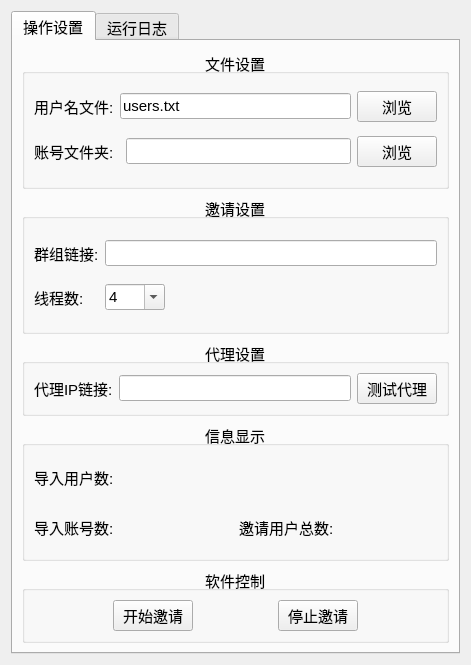
<?xml version="1.0" encoding="UTF-8"?>
<ui version="4.0">
 <class>Form</class>
 <widget class="QWidget" name="Form">
  <property name="geometry">
   <rect>
    <x>0</x>
    <y>0</y>
    <width>471</width>
    <height>665</height>
   </rect>
  </property>
  <property name="windowTitle">
   <string>Form</string>
  </property>
  <layout class="QGridLayout" name="gridLayout">
   <item row="0" column="0">
    <widget class="QTabWidget" name="tabWidget">
     <property name="font">
      <font>
       <pointsize>11</pointsize>
      </font>
     </property>
     <property name="currentIndex">
      <number>0</number>
     </property>
     <widget class="QWidget" name="tab">
      <attribute name="title">
       <string>操作设置</string>
      </attribute>
      <layout class="QGridLayout" name="gridLayout_6" rowstretch="2,2,1,2,1">
       <item row="0" column="0">
        <widget class="QGroupBox" name="groupBox">
         <property name="title">
          <string>文件设置</string>
         </property>
         <property name="alignment">
          <set>Qt::AlignCenter</set>
         </property>
         <layout class="QGridLayout" name="gridLayout_2">
          <item row="1" column="0" colspan="2">
           <widget class="QLabel" name="label_6">
            <property name="text">
             <string>账号文件夹:</string>
            </property>
           </widget>
          </item>
          <item row="1" column="3">
           <widget class="QPushButton" name="pushButton_sessions">
            <property name="enabled">
             <bool>true</bool>
            </property>
            <property name="text">
             <string>浏览</string>
            </property>
           </widget>
          </item>
          <item row="0" column="3">
           <widget class="QPushButton" name="pushButton_user">
            <property name="text">
             <string>浏览</string>
            </property>
           </widget>
          </item>
          <item row="1" column="2">
           <widget class="QLineEdit" name="lineEdit_sessions">
            <property name="text">
             <string/>
            </property>
           </widget>
          </item>
          <item row="0" column="0">
           <widget class="QLabel" name="label">
            <property name="text">
             <string>用户名文件:</string>
            </property>
           </widget>
          </item>
          <item row="0" column="1" colspan="2">
           <widget class="QLineEdit" name="lineEdit_user">
            <property name="text">
             <string>users.txt</string>
            </property>
           </widget>
          </item>
         </layout>
        </widget>
       </item>
       <item row="1" column="0">
        <widget class="QGroupBox" name="groupBox_2">
         <property name="title">
          <string>邀请设置</string>
         </property>
         <property name="alignment">
          <set>Qt::AlignCenter</set>
         </property>
         <layout class="QGridLayout" name="gridLayout_4">
          <item row="0" column="0">
           <widget class="QLabel" name="label_2">
            <property name="sizePolicy">
             <sizepolicy hsizetype="Fixed" vsizetype="Preferred">
              <horstretch>0</horstretch>
              <verstretch>0</verstretch>
             </sizepolicy>
            </property>
            <property name="text">
             <string>群组链接:</string>
            </property>
           </widget>
          </item>
          <item row="0" column="1" colspan="2">
           <widget class="QLineEdit" name="lineEdit_group_url"/>
          </item>
          <item row="1" column="0">
           <widget class="QLabel" name="label_8">
            <property name="text">
             <string>线程数:</string>
            </property>
            <property name="alignment">
             <set>Qt::AlignLeading|Qt::AlignLeft|Qt::AlignVCenter</set>
            </property>
           </widget>
          </item>
          <item row="1" column="1" colspan="2">
           <widget class="QComboBox" name="comboBox_thread">
            <property name="enabled">
             <bool>true</bool>
            </property>
            <property name="sizePolicy">
             <sizepolicy hsizetype="Fixed" vsizetype="Fixed">
              <horstretch>0</horstretch>
              <verstretch>0</verstretch>
             </sizepolicy>
            </property>
            <property name="minimumSize">
             <size>
              <width>60</width>
              <height>0</height>
             </size>
            </property>
            <property name="editable">
             <bool>true</bool>
            </property>
            <property name="currentIndex">
             <number>1</number>
            </property>
            <item>
             <property name="text">
              <string>2</string>
             </property>
            </item>
            <item>
             <property name="text">
              <string>4</string>
             </property>
            </item>
            <item>
             <property name="text">
              <string>8</string>
             </property>
            </item>
            <item>
             <property name="text">
              <string>16</string>
             </property>
            </item>
           </widget>
          </item>
         </layout>
        </widget>
       </item>
       <item row="2" column="0">
        <widget class="QGroupBox" name="groupBox_5">
         <property name="title">
          <string>代理设置</string>
         </property>
         <property name="alignment">
          <set>Qt::AlignCenter</set>
         </property>
         <layout class="QGridLayout" name="gridLayout_5">
          <item row="0" column="1" colspan="2">
           <widget class="QLineEdit" name="lineEdit_ip"/>
          </item>
          <item row="0" column="0">
           <widget class="QLabel" name="label_3">
            <property name="sizePolicy">
             <sizepolicy hsizetype="Fixed" vsizetype="Preferred">
              <horstretch>0</horstretch>
              <verstretch>0</verstretch>
             </sizepolicy>
            </property>
            <property name="text">
             <string>代理IP链接:</string>
            </property>
           </widget>
          </item>
          <item row="0" column="3">
           <widget class="QPushButton" name="pushButton_test_ip">
            <property name="sizePolicy">
             <sizepolicy hsizetype="Fixed" vsizetype="Fixed">
              <horstretch>0</horstretch>
              <verstretch>0</verstretch>
             </sizepolicy>
            </property>
            <property name="text">
             <string>测试代理</string>
            </property>
           </widget>
          </item>
         </layout>
        </widget>
       </item>
       <item row="3" column="0">
        <widget class="QGroupBox" name="groupBox_6">
         <property name="title">
          <string>信息显示</string>
         </property>
         <property name="alignment">
          <set>Qt::AlignCenter</set>
         </property>
         <layout class="QGridLayout" name="gridLayout_7">
          <item row="0" column="0">
           <widget class="QLabel" name="label_10">
            <property name="text">
             <string>导入用户数:</string>
            </property>
           </widget>
          </item>
          <item row="1" column="0">
           <widget class="QLabel" name="label_13">
            <property name="text">
             <string>导入账号数:</string>
            </property>
           </widget>
          </item>
          <item row="1" column="1">
           <widget class="QLabel" name="label_import_account">
            <property name="text">
             <string/>
            </property>
           </widget>
          </item>
          <item row="1" column="2">
           <widget class="QLabel" name="label_11">
            <property name="text">
             <string>邀请用户总数:</string>
            </property>
           </widget>
          </item>
          <item row="1" column="3">
           <widget class="QLabel" name="label_inviteable_users">
            <property name="text">
             <string/>
            </property>
           </widget>
          </item>
          <item row="0" column="1">
           <widget class="QLabel" name="label_import_users">
            <property name="text">
             <string/>
            </property>
           </widget>
          </item>
         </layout>
        </widget>
       </item>
       <item row="4" column="0">
        <widget class="QGroupBox" name="groupBox_4">
         <property name="title">
          <string>软件控制</string>
         </property>
         <property name="alignment">
          <set>Qt::AlignCenter</set>
         </property>
         <layout class="QGridLayout" name="gridLayout_3">
          <item row="0" column="0">
           <widget class="QPushButton" name="pushButton_start">
            <property name="sizePolicy">
             <sizepolicy hsizetype="Fixed" vsizetype="Fixed">
              <horstretch>0</horstretch>
              <verstretch>0</verstretch>
             </sizepolicy>
            </property>
            <property name="text">
             <string>开始邀请</string>
            </property>
           </widget>
          </item>
          <item row="0" column="1">
           <widget class="QPushButton" name="pushButton_stop">
            <property name="sizePolicy">
             <sizepolicy hsizetype="Fixed" vsizetype="Fixed">
              <horstretch>0</horstretch>
              <verstretch>0</verstretch>
             </sizepolicy>
            </property>
            <property name="text">
             <string>停止邀请</string>
            </property>
           </widget>
          </item>
         </layout>
        </widget>
       </item>
      </layout>
     </widget>
     <widget class="QWidget" name="tab_2">
      <attribute name="title">
       <string>运行日志</string>
      </attribute>
      <layout class="QGridLayout" name="gridLayout_9">
       <item row="0" column="0">
        <widget class="QGroupBox" name="groupBox_3">
         <property name="title">
          <string>运行日志</string>
         </property>
         <property name="alignment">
          <set>Qt::AlignCenter</set>
         </property>
         <layout class="QGridLayout" name="gridLayout_8">
          <item row="0" column="0">
           <widget class="QTextEdit" name="textEdit_log">
            <property name="readOnly">
             <bool>true</bool>
            </property>
            <property name="placeholderText">
             <string>程序运行日志:</string>
            </property>
           </widget>
          </item>
         </layout>
        </widget>
       </item>
       <item row="1" column="0">
        <widget class="QProgressBar" name="progressBar">
         <property name="value">
          <number>0</number>
         </property>
         <property name="format">
          <string>%v/%m</string>
         </property>
        </widget>
       </item>
      </layout>
     </widget>
    </widget>
   </item>
  </layout>
 </widget>
 <resources/>
 <connections/>
</ui>
